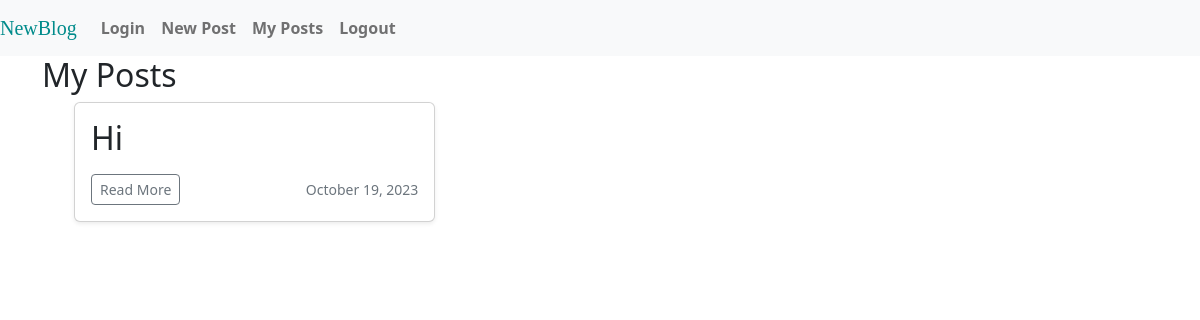
/my_posts (signed in), run on an earlier commit of the app's database.
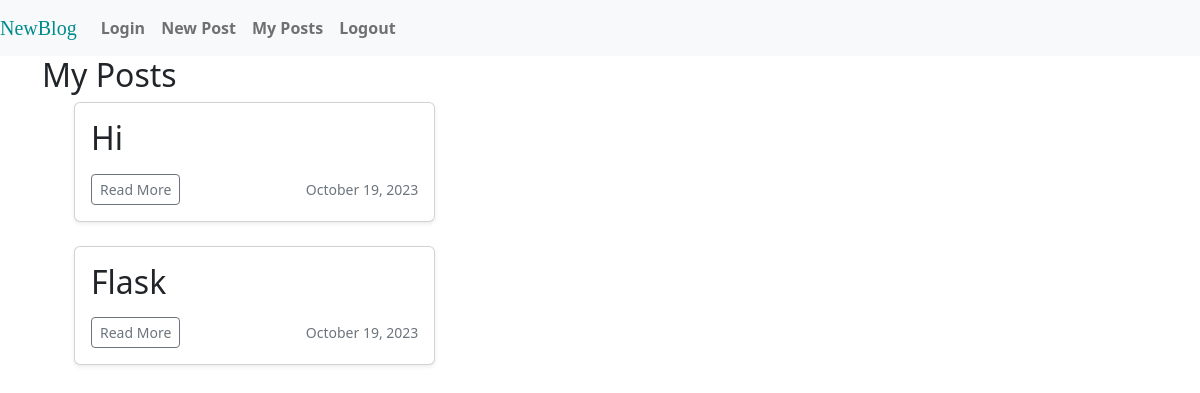
And on a later commit of the database.
### app/models.py (models this page shows, shortened)
class Post(db.Model):
    id = db.Column(db.Integer, primary_key=True)
    title = db.Column(db.String(100), nullable=False)
    date_posted = db.Column(db.DateTime, default=datetime.utcnow, nullable=False)
    content = db.Column(db.Text, nullable=False)
    user_id = db.Column(db.Integer, db.ForeignKey('user.id'), nullable=False)

### app/routes.py (the view)
@app.route('/my_posts')
@login_required
def my_posts():
    posts = Post.query.filter_by(author=current_user).all()
    return render_template('my_posts.html', title='My Posts', posts=posts)

### app/models.py (called while the page is built)
@login_manager.user_loader
def load_user(user_id):
    return User.query.get(int(user_id))

### app/templates/my_posts.html (shortened to what this page needs)
{% extends 'base.html' %}
{% block content %}
  <h2>My Posts</h2>
  <ul>
    {% for post in current_user.posts %}
    <div class="col-md-4">
      <div class="card mb-4 shadow-sm">
        <div class="card-body">
          <h2 class="card-title">{{ post.title }}</h2>
          <div class="d-flex justify-content-between align-items-center">
            <div class="btn-group">
              <a href="{{ url_for('post', post_id=post.id) }}" class="btn btn-sm btn-outline-secondary">Read More</a>
            </div>
            <small class="text-muted">{{ post.date_posted.strftime('%B %d, %Y') }}</small>
          </div>
        </div>
      </div>
    </div>
    {% endfor %}
  </ul>
{% endblock %}

What changed in the data, as far as the page shows it:
added Post: title "Flask", date_posted "October 19, 2023"
